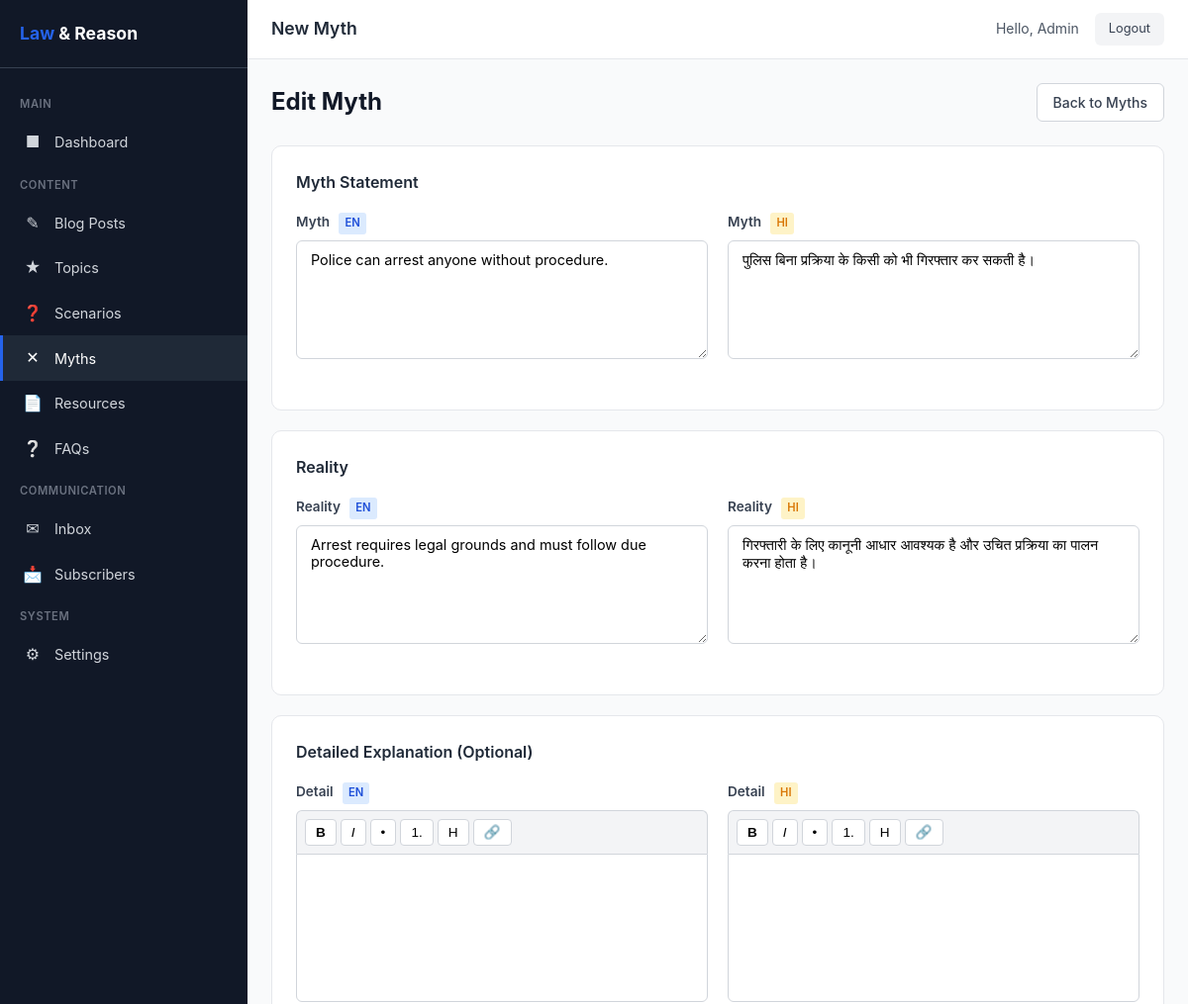
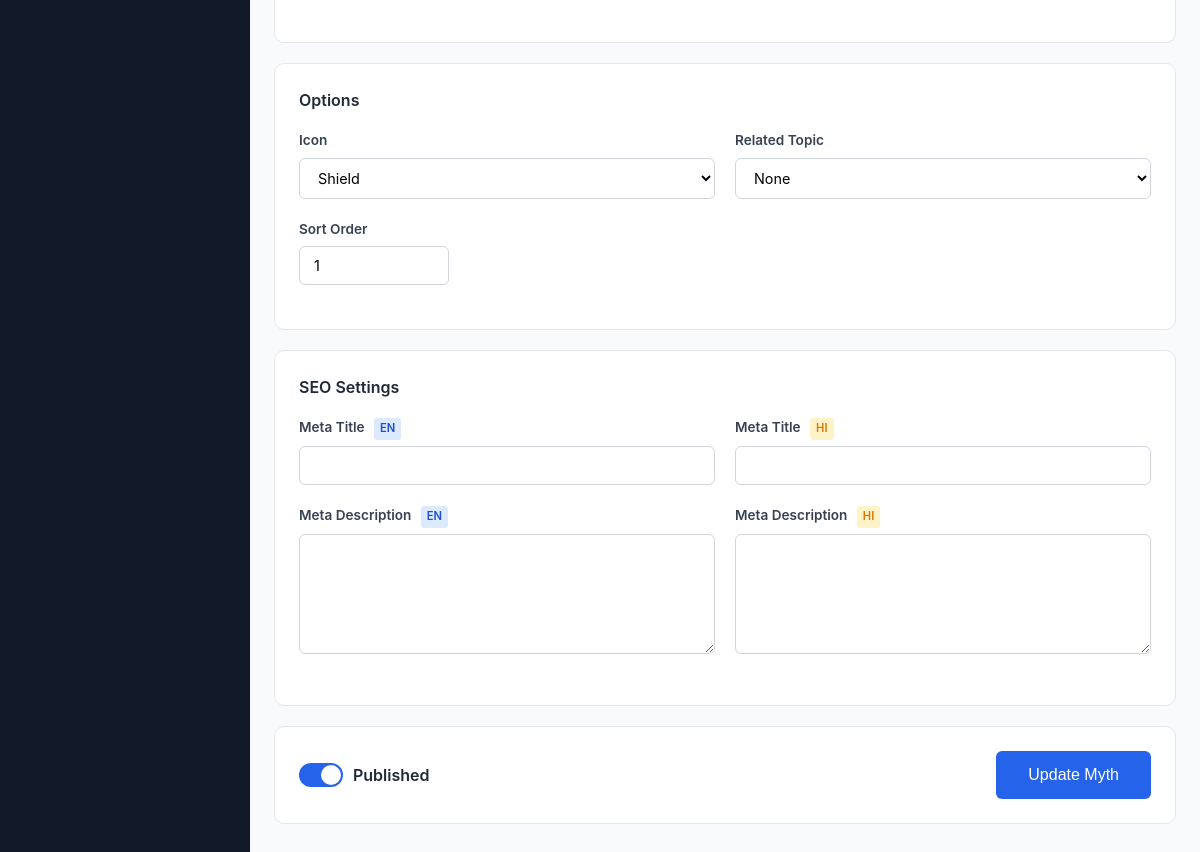
Screenshot of /admin/myth-edit.php?id=1 (signed in) with the database file from the repository (2 pictures, top to bottom).
### tables this page shows
CREATE TABLE myths (
    id INT AUTO_INCREMENT PRIMARY KEY,
    slug VARCHAR(150) NOT NULL UNIQUE,
    myth_en VARCHAR(500) NOT NULL,
    myth_hi VARCHAR(500) NOT NULL,
    reality_en TEXT NOT NULL,
    reality_hi TEXT NOT NULL,
    detail_content_en LONGTEXT NULL,
    detail_content_hi LONGTEXT NULL,
    icon VARCHAR(50) DEFAULT NULL,
    topic_id INT NULL,
    meta_title_en VARCHAR(160),
    meta_title_hi VARCHAR(160),
    meta_description_en VARCHAR(320),
    meta_description_hi VARCHAR(320),
    sort_order INT DEFAULT 0,
    is_published TINYINT(1) DEFAULT 1,
    created_at DATETIME DEFAULT CURRENT_TIMESTAMP,
    updated_at DATETIME DEFAULT CURRENT_TIMESTAMP ON UPDATE CURRENT_TIMESTAMP,
    FOREIGN KEY (topic_id) REFERENCES topics(id) ON DELETE SET NULL
);

### admin/myth-edit.php (the view, shortened to what this page needs)
<?php
require_once __DIR__ . '/includes/admin-header.php';
$db = getDB();
$myth = [
    'id' => '',
    'slug' => '',
    'myth_en' => '',
    'myth_hi' => '',
    'reality_en' => '',
    'reality_hi' => '',
    'detail_content_en' => '',
    'detail_content_hi' => '',
    'icon' => '',
    'topic_id' => '',
    'meta_title_en' => '',
    'meta_title_hi' => '',
    'meta_description_en' => '',
    'meta_description_hi' => '',
    'sort_order' => 0,
    'is_published' => 1,
];
$isEdit = false;
if (isset($_GET['id'])) {
    $stmt = $db->prepare("SELECT * FROM myths WHERE id = ?");
    $stmt->execute([(int)$_GET['id']]);
    $existing = $stmt->fetch();
    if ($existing) {
        $myth = $existing;
        $isEdit = true;
    }
}
$iconOptions = [
    '' => 'None', 'icon-shield' => 'Shield', 'icon-document' => 'Document',
    'icon-gavel' => 'Gavel', 'icon-scale' => 'Scale', 'icon-home' => 'Home',
    'icon-users' => 'Users', 'icon-briefcase' => 'Briefcase', 'icon-cart' => 'Cart',
];
?>
<div class="page-header">
    <h1><?= $isEdit ? 'Edit Myth' : 'New Myth' ?></h1>
    <a href="/admin/myths.php" class="btn btn-outline">Back to Myths</a>
</div>
<form method="POST">
    <div class="card">
        <h3 class="card-title" style="margin-bottom: 16px;">Myth Statement</h3>
        <div class="bilingual-row">
            <div class="form-group">
                <label class="form-label">Myth <span class="lang-label lang-en">EN</span></label>
                <textarea name="myth_en" class="form-textarea" rows="2" required><?= htmlspecialchars($myth['myth_en']) ?></textarea>
            </div>
            <div class="form-group">
                <label class="form-label">Myth <span class="lang-label lang-hi">HI</span></label>
                <textarea name="myth_hi" class="form-textarea" rows="2"><?= htmlspecialchars($myth['myth_hi']) ?></textarea>
            </div>
        </div>
    </div>
    <div class="card">
        <h3 class="card-title" style="margin-bottom: 16px;">Reality</h3>
        <div class="bilingual-row">
            <div class="form-group">
                <label class="form-label">Reality <span class="lang-label lang-en">EN</span></label>
                <textarea name="reality_en" class="form-textarea" rows="3" required><?= htmlspecialchars($myth['reality_en']) ?></textarea>
            </div>
            <div class="form-group">
                <label class="form-label">Reality <span class="lang-label lang-hi">HI</span></label>
                <textarea name="reality_hi" class="form-textarea" rows="3"><?= htmlspecialchars($myth['reality_hi']) ?></textarea>
            </div>
        </div>
    </div>
    <div class="card">
        <h3 class="card-title" style="margin-bottom: 16px;">Detailed Explanation (Optional)</h3>
        <div class="bilingual-row">
            <div class="form-group">
                <label class="form-label">Detail <span class="lang-label lang-en">EN</span></label>
                <div class="editor-toolbar">
                    <button type="button" onclick="execCmd('bold')"><b>B</b></button>
                    <button type="button" onclick="execCmd('italic')"><i>I</i></button>
                    <button type="button" onclick="execCmd('insertUnorderedList')">&#8226;</button>
                    <button type="button" onclick="execCmd('insertOrderedList')">1.</button>
                    <button type="button" onclick="execHeading()">H</button>
                    <button type="button" onclick="execLink()">&#128279;</button>
                </div>
                <div class="rich-editor" contenteditable="true" id="editor_detail_content_en"><?= $myth['detail_content_en'] ?></div>
            </div>
            <div class="form-group">
                <label class="form-label">Detail <span class="lang-label lang-hi">HI</span></label>
                <div class="editor-toolbar">
                    <button type="button" onclick="execCmd('bold')"><b>B</b></button>
                    <button type="button" onclick="execCmd('italic')"><i>I</i></button>
                    <button type="button" onclick="execCmd('insertUnorderedList')">&#8226;</button>
                    <button type="button" onclick="execCmd('insertOrderedList')">1.</button>
                    <button type="button" onclick="execHeading()">H</button>
                    <button type="button" onclick="execLink()">&#128279;</button>
                </div>
                <div class="rich-editor" contenteditable="true" id="editor_detail_content_hi"><?= $myth['detail_content_hi'] ?></div>
            </div>
        </div>
    </div>
    <div class="card">
        <h3 class="card-title" style="margin-bottom: 16px;">Options</h3>
        <div class="bilingual-row">
            <div class="form-group">
                <label class="form-label">Icon</label>
                <select name="icon" class="form-select">
                    <?php foreach ($iconOptions as $value => $label): ?>
                        <option value="<?= htmlspecialchars($value) ?>" <?= $myth['icon'] === $value ? 'selected' : '' ?>><?= htmlspecialchars($label) ?></option>
                    <?php endforeach; ?>
                </select>
            </div>
            <div class="form-group">
                <label class="form-label">Related Topic</label>
                <select name="topic_id" class="form-select">
                    <option value="">None</option>
                </select>
            </div>
        </div>
        <div class="form-group">
            <label class="form-label">Sort Order</label>
            <input type="number" name="sort_order" class="form-input" value="<?= (int)$myth['sort_order'] ?>" min="0" style="max-width: 150px;">
        </div>
    </div>
    <div class="card">
        <h3 class="card-title" style="margin-bottom: 16px;">SEO Settings</h3>
        <div class="bilingual-row">
            <div class="form-group">
                <label class="form-label">Meta Title <span class="lang-label lang-en">EN</span></label>
                <input type="text" name="meta_title_en" class="form-input" value="<?= htmlspecialchars($myth['meta_title_en']) ?>" maxlength="160">
            </div>
            <div class="form-group">
                <label class="form-label">Meta Title <span class="lang-label lang-hi">HI</span></label>
                <input type="text" name="meta_title_hi" class="form-input" value="<?= htmlspecialchars($myth['meta_title_hi']) ?>" maxlength="160">
            </div>
        </div>
        <div class="bilingual-row">
            <div class="form-group">
                <label class="form-label">Meta Description <span class="lang-label lang-en">EN</span></label>
                <textarea name="meta_description_en" class="form-textarea" rows="2" maxlength="320"><?= htmlspecialchars($myth['meta_description_en']) ?></textarea>
            </div>
            <div class="form-group">
                <label class="form-label">Meta Description <span class="lang-label lang-hi">HI</span></label>
                <textarea name="meta_description_hi" class="form-textarea" rows="2" maxlength="320"><?= htmlspecialchars($myth['meta_description_hi']) ?></textarea>
            </div>
        </div>
    </div>
    <div class="card">
        <div style="display: flex; align-items: center; justify-content: space-between;">
            <label class="toggle-label">
                <span class="toggle-switch"></span>
                <span style="font-weight: 600;">Published</span>
            </label>
            <button type="submit" class="btn btn-primary" style="padding: 12px 32px; font-size: 1rem;">
                <?= $isEdit ? 'Update Myth' : 'Save Myth' ?>
            </button>
        </div>
    </div>
</form>
<?php require_once __DIR__ . '/includes/admin-footer.php'; ?>

### admin/includes/admin-header.php (style rules this page uses)
:root { --primary: #2563eb; --primary-dark: #1d4ed8; --primary-light: #dbeafe; --success: #16a34a; --success-light: #dcfce7; --danger: #dc2626; --danger-light: #fee2e2; --warning: #d97706; --warning-light: #fef3c7; --gray-50: #f9fafb; --gray-100: #f3f4f6; --gray-200: #e5e7eb; --gray-300: #d1d5db; --gray-400: #9ca3af; --gray-500: #6b7280; --gray-600: #4b5563; --gray-700: #374151; --gray-800: #1f2937; --gray-900: #111827; --sidebar-width: 250px; }
* { margin: 0; padding: 0; box-sizing: border-box; }
body { font-family: -apple-system, BlinkMacSystemFont, 'Segoe UI', Roboto, sans-serif; background: var(--gray-50); color: var(--gray-800); line-height: 1.6; }
.card { background: #fff; border-radius: 10px; border: 1px solid var(--gray-200); padding: 24px; margin-bottom: 20px; }
.card-title { font-size: 1rem; font-weight: 600; color: var(--gray-800); }
.btn { display: inline-flex; align-items: center; gap: 6px; padding: 8px 16px; border-radius: 6px; font-size: 0.875rem; font-weight: 500; text-decoration: none; border: none; cursor: pointer; transition: all 0.2s; line-height: 1.5; }
.btn-primary { background: var(--primary); color: #fff; }
.btn-outline { background: #fff; color: var(--gray-700); border: 1px solid var(--gray-300); }
.form-group { margin-bottom: 20px; }
.form-label { display: block; font-size: 0.85rem; font-weight: 600; color: var(--gray-700); margin-bottom: 6px; }
.form-input, .form-select, .form-textarea { width: 100%; padding: 10px 14px; border: 1px solid var(--gray-300); border-radius: 6px; font-size: 0.9rem; font-family: inherit; transition: border-color 0.2s; background: #fff; }
.form-textarea { min-height: 120px; resize: vertical; }
.bilingual-row { display: grid; grid-template-columns: 1fr 1fr; gap: 20px; }
.lang-label { display: inline-block; font-size: 0.7rem; padding: 2px 6px; border-radius: 3px; margin-left: 6px; font-weight: 600; }
.lang-en { background: #dbeafe; color: #1d4ed8; }
.lang-hi { background: #fef3c7; color: #d97706; }
.toggle-label { display: flex; align-items: center; gap: 10px; cursor: pointer; }
.toggle-switch { position: relative; width: 44px; height: 24px; background: var(--gray-300); border-radius: 12px; transition: background 0.3s; }
.toggle-switch::after { content: ''; position: absolute; top: 2px; left: 2px; width: 20px; height: 20px; background: #fff; border-radius: 50%; transition: transform 0.3s; }
.toggle-input:checked + .toggle-switch { background: var(--primary); }
.toggle-input:checked + .toggle-switch::after { transform: translateX(20px); }
.page-header { display: flex; justify-content: space-between; align-items: center; margin-bottom: 24px; }
.page-header h1 { font-size: 1.5rem; font-weight: 700; color: var(--gray-900); }

### admin/myth-edit.php (style rules this page uses)
.editor-toolbar { display: flex; gap: 4px; padding: 8px; background: var(--gray-100); border: 1px solid var(--gray-300); border-bottom: none; border-radius: 6px 6px 0 0; }
.editor-toolbar button { padding: 6px 10px; border: 1px solid var(--gray-300); background: #fff; border-radius: 4px; cursor: pointer; font-size: 0.85rem; line-height: 1; }
.rich-editor { min-height: 150px; padding: 14px; border: 1px solid var(--gray-300); border-radius: 0 0 6px 6px; font-size: 0.95rem; line-height: 1.7; overflow-y: auto; max-height: 400px; background: #fff; }

### rows the page displays
myths: myth_en "Police can arrest anyone without procedure.", myth_hi "पुलिस बिना प्रक्रिया के किसी को भी गिरफ्तार कर सकती है।", reality_en "Arrest requires legal grounds and must follow due procedure.", reality_hi "गिरफ्तारी के लिए कानूनी आधार आवश्यक है और उचित प्रक्रिया का पालन करना होता है।", icon "Shield", sort_order "1"

### other values shown
$pageTitle "New Myth"
$adminName "Admin"
